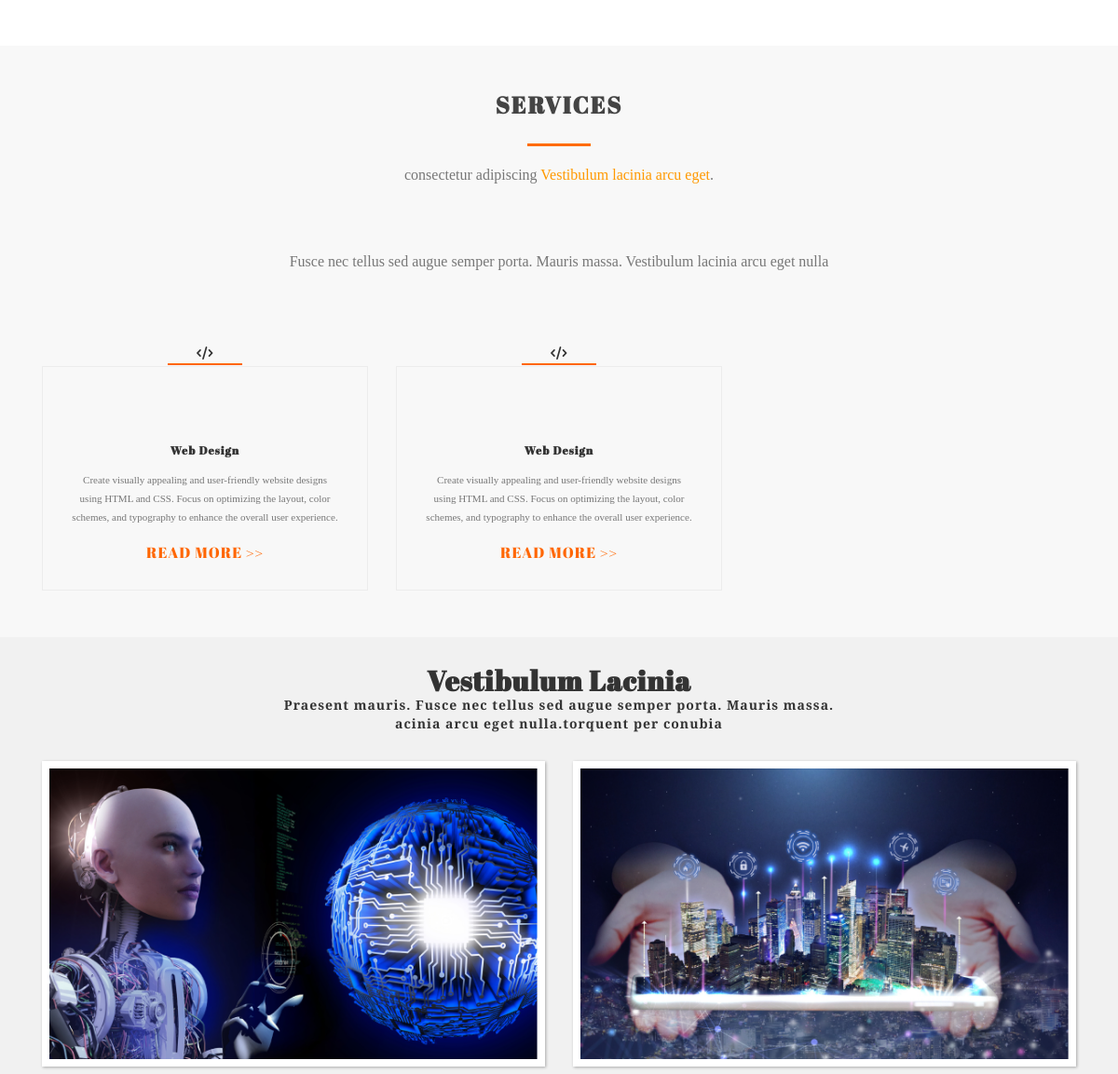
The app's page / (middle part), older data.
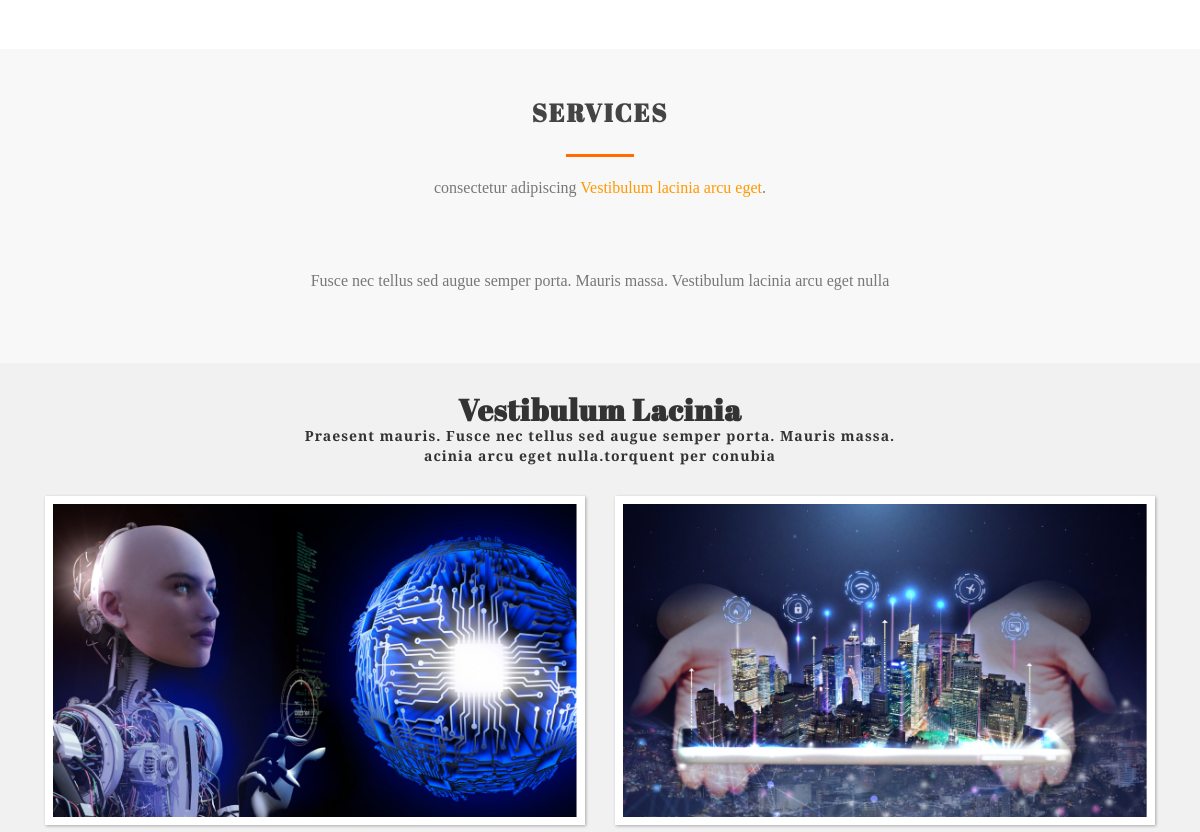
The same page, newer data.
### services/models.py (models this page shows)
class Service(models.Model):
    service_icon = models.CharField(max_length=50)
    service_name = models.CharField(max_length=50)
    service_description = models.TextField()

### myapp/views.py (the view)
# urls.py: path('', views.home, name='home'),
def home(request):
    services_db = Service.objects.all()
    data = {'services': services_db}
    return render(request, "index.html", data)

### myapp/templates/index.html (shortened to what this page needs)
{% extends "base.html" %}
{% load static %}
{% block content %}
<section id="business">
</section>
<section id="services">
 <div class="container">
  <div class="row">
   <div class="col-sm-12">
    <div class="services_1">
	 <h2 class="text-center">SERVICES</h2>
	 <hr class="hr_2">
	 <p class="text-center">consectetur adipiscing <a href="#">Vestibulum lacinia arcu eget</a>.</p>
	 <p class="text-center">Fusce nec tellus sed augue semper porta. Mauris massa. Vestibulum lacinia arcu eget nulla</p>
	</div>
       {% for service in services %}
        <div class="col-sm-4">
            <div class="services_main clearfix">
              <div class="services_2 clearfix">
                <p class="text-center"><i class="{{ service.service_icon }}"></i></p>
                <hr class="hr_3">
              </div>
              <div class="services_3 clearfix">
                <h4 class="text-center">{{ service.service_name }}</h4>
                <p class="text-center">{{ service.service_description }}</p>
                <h5 class="text-center"><a href="#">READ MORE >> </a></h5>
              </div>
            </div>
        </div>
       {% endfor %}
	</div>
   </div>
  </div>
</section>
<section id="event">
 <div class="container">
  <div class="row">
   <div class="col-sm-12">
    <div class="event_1">
	 <h2>Vestibulum Lacinia</h2>
	 <p>Praesent mauris. Fusce nec tellus sed augue semper porta. Mauris massa.<br> acinia arcu eget nulla.torquent per conubia</p>
	</div>
	<div class="col-sm-6">
	 <div class="event_2">
                  <div class="ih-item square colored effect14 bottom_to_top"><a href="#">
                      <div class="img"><img src="{% static 'img/home_8.png' %}" alt="abc" class="i_full"></div>
                      </a></div>
	 </div>
	</div>
	<div class="col-sm-6">
	 <div class="event_2">
                  <div class="ih-item square colored effect14 bottom_to_top"><a href="#">
                      <div class="img"><img src="{% static 'img/home_9.png' %}" alt="abc" class="i_full"></div>
                      </a></div>
	 </div>
	</div>
   </div>
  </div>
 </div>
</section>
{% endblock %}

### myapp/templates/base.html (shortened to what this page needs)
{% load static %}
{% include "header.html" %}
{% block content %}
{% endblock %}

### myapp/templates/header.html (shortened to what this page needs)
{% load static %}
<!DOCTYPE html>
<html lang="en">
  <head>
	<link href="{% static "css/bootstrap.min.css" %}" rel="stylesheet">
    <link href="{% static "css/style.css" %}" rel="stylesheet">
    <link rel="stylesheet" type="text/css" href="{% static "css/font-awesome.min.css" %}" />
    <link href="{% static "css/animate.css" %}" rel="stylesheet" type="text/css" media="all">
    <link href="{% static "css/ken-burns.css" %}" rel="stylesheet" type="text/css" media="all" />
    <link href="{% static "css/all.min.css" %}" rel="stylesheet" type="text/css" media="all" />
  </head>
<body>

### myapp/static/css/style.css (style rules this page uses)
body { font-family: 'Abril Fatface', cursive; }
h1,h2,h3,h4,h5,h6 { padding:0; margin:0; }
p { padding:0; margin:0; font-family: 'Merriweather', serif; }
#business { padding-top:50px; padding-bottom:50px; }
#services { padding-top: 50px; padding-bottom: 20px; background-color: #f1f1f180; }
.services_1 h2 { color: #444444; padding-bottom: 28px; font-size:25px; font-weight:600; letter-spacing:2px; }
.hr_2 { width:6%; border-color:#FF6C00; border-width:3px; margin-top:0; margin-bottom:0; }
.services_1 p { color: #777777; font-size:16px; padding-top:20px; padding-bottom:50px; }
.services_1 p a { color:#FF9900; }
#event { padding-top: 50px; padding-bottom: 50px; background-color: #f1f1f1f1; }
.event_1 { text-align:center; }
.event_1 h2 { letter-spacing: 1px; font-weight: bold; }
.event_1 p { letter-spacing: 1px; font-weight: bold; padding-bottom:30px; }
#event .ih-item { position: relative; -webkit-transition: all 0.35s ease-in-out; -moz-transition: all 0.35s ease-in-out; transition: all 0.35s ease-in-out; }
#event .ih-item, #event .ih-item * { -webkit-box-sizing: border-box; -moz-box-sizing: border-box; box-sizing: border-box; }
#event .ih-item a { color: #333; }
#event .ih-item img { width: 100%; height: 100%; }
#event .ih-item.square { position: relative; width: 560px; height: 343px; border: 8px solid #fff; margin-bottom:10px; box-shadow: 1px 1px 3px rgba(0, 0, 0, 0.3); }
#event .ih-item.square.effect14 .img { opacity: 1; -webkit-transition: all 0.35s ease-in-out; -moz-transition: all 0.35s ease-in-out; transition: all 0.35s ease-in-out; }
#event .ih-item.square.effect14.bottom_to_top .img { -webkit-transform: translateY(0); -moz-transform: translateY(0); -ms-transform: translateY(0); -o-transform: translateY(0); transform: translateY(0); }
@media (min-width:961px) and (max-width:1200px) { #event .ih-item.square { width: 100%; height: 100%; } }
@media (min-width:961px) and (max-width:1200px) { #event { padding-top: 30px; padding-bottom: 30px; } }

Row changes from the older to the newer data that the page shows:
removed Service: service_name "Web Design", service_description "Create visually appealing and user-friendly website designs using HTML and CSS. Focus on optimizing the layout, color schemes, and typography to enhance the overall user experience."
removed Service: service_name "Web Design", service_description "Create visually appealing and user-friendly website designs using HTML and CSS. Focus on optimizing the layout, color schemes, and typography to enhance the overall user experience."
